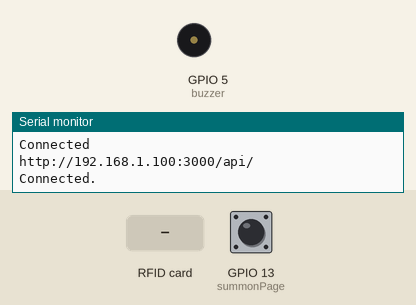
This sketch was run on a simulated ESP32. Shown: buzzer (waves = sounding, pin HIGH), the last lines printed to the serial monitor. Inputs (shaded band) come from the test bench; at power-on: GPIO 13 (summonPage) HIGH. WiFi joins after 1.5 s; servers stay silent unless stated; uploads are accepted with an empty reply; storage starts empty.

Above: at 2.7 s.
2.8 s: GPIO 13 (summonPage) pulled LOW for 1 s
At 2.98 s:
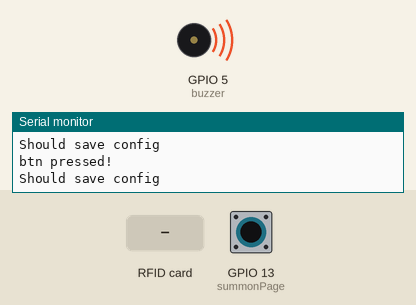
5.8 s: RFID card 5E 7A 19 C4 held to the reader
At 7.1 s:
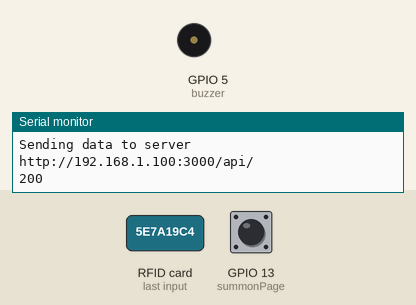
7.4 s: GPIO 13 (summonPage) pulled LOW for 3.2 s
At 7.59 s:
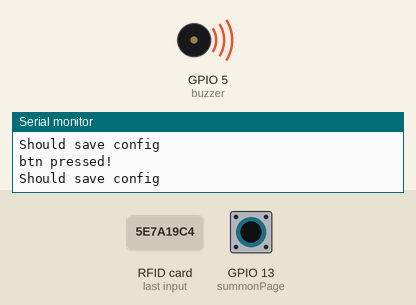
Timing chart, 0 to 12.1 s (numbered marks = the images above; inputs shaded):
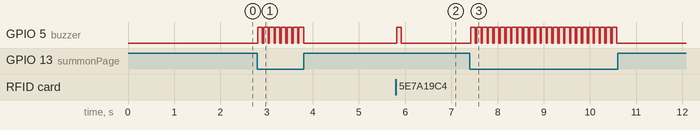

Measured:
- after the input at 2.8 s, GPIO 5 (buzzer): alternates HIGH for 0.10 s and LOW for 0.03 s, 16 changes in all, then stays LOW, starting at once
- after the input at 5.8 s, GPIO 5 (buzzer): LOW → HIGH at once, → LOW 0.10 s later
- after the input at 7.4 s, GPIO 5 (buzzer): alternates HIGH for 0.10 s and LOW for 0.03 s, 50 changes in all, then stays LOW, starting at once

The sketch:

Wifi_change_uid_rfid.ino
```cpp
#include <FS.h>                                     // File System
#include <SPIFFS.h>                                 // File System
char output[40] = "http://192.168.1.100:3000/api/"; // default output url
#include <Arduino.h>
#include <SPI.h>                                                    // SPI library
#include <MFRC522.h>                                                // RFID library
#include <WiFiManager.h>                                            // wifi manager
#include <HTTPClient.h>                                             // http client
#include <ArduinoJson.h>                                            // json
#define SS_PIN 21                                                   // MFRC522 SDA pin
#define RST_PIN 22                                                  // MFRC522 RST pin
int buzzer = 5;                                                     // buzzer pin
int summonPage = 13;                                                // summon page button pin
bool shouldSaveConfig = false;                                      // should save config
WiFiManagerParameter custom_output("output", "output", output, 40); // custom output for url
WiFiManager wifiManager;                                            // wifi manager instance

void saveConfigCallback() // save config callback function
{
  Serial.println("Should save config");
  shouldSaveConfig = true; // set should save config to true
}
// miso at 23
// mosi at 19
// sck at 18
MFRC522 mfrc522(SS_PIN, RST_PIN); // MFRC522 instance
void buzz_error()                 // buzzer error function
{
  digitalWrite(buzzer, HIGH);
  delay(100);
  digitalWrite(buzzer, LOW);
  delay(100);
  digitalWrite(buzzer, HIGH);
  delay(100);
  digitalWrite(buzzer, LOW);
}

void setup()
{

  if (SPIFFS.begin()) // start file system
  {
    Serial.println("mounted file system");
    if (SPIFFS.exists("/config.json")) // check if file exists
    {

      Serial.println("reading config file");              // print message
      File configFile = SPIFFS.open("/config.json", "r"); // open file in read mode
      if (configFile)
      {
        Serial.println("opened config file");
        size_t size = configFile.size();
        // Allocate a buffer to store contents of the file.
        std::unique_ptr<char[]> buf(new char[size]); // allocate memory

        configFile.readBytes(buf.get(), size); // read file into buffer
        StaticJsonDocument<512> jsonBuffer;    // You can adjust the size as needed

        DeserializationError error = deserializeJson(jsonBuffer, buf.get(), size); // Deserialize the JSON from file

        if (error)
        {
          Serial.print(F("deserializeJson() failed: "));
          Serial.println(error.c_str());
        }
        else
        {
          serializeJson(jsonBuffer, Serial);
        }
      }
    }
  }
  else
  {
    Serial.println("failed to mount FS");
  }

  WiFi.mode(WIFI_STA);               // set wifi mode to station
  pinMode(buzzer, OUTPUT);           // buzzer pin as output pin
  pinMode(summonPage, INPUT_PULLUP); // summon page button as input pin
  Serial.begin(115200);              // Initialize serial communications with the PC
  SPI.begin();                       // Init SPI bus
  mfrc522.PCD_Init();                // Init MFRC522 card

  // reset the setting
  // wifiManager.resetSettings();

  bool res;
  res = wifiManager.autoConnect("add credentials"); // make A ssid to get credentials
  if (!res)
  {
    Serial.println(F("Failed to connect"));
  }
  else
  {
    Serial.println("Connected");
    Serial.println(custom_output.getValue()); // print the output url
  }
  wifiManager.setSaveConfigCallback(saveConfigCallback); // set save config callback

  wifiManager.addParameter(&custom_output); //  add paramter

  Serial.println("Connected.");

  strcpy(output, custom_output.getValue());

  // save the custom parameters to FS
  if (shouldSaveConfig)
  {
    Serial.println("saving config");

    DynamicJsonDocument jsonBuffer(512); // You can adjust the size as needed
    JsonObject json = jsonBuffer.to<JsonObject>();

    json["output"] = output;

    File configFile = SPIFFS.open("/config.json", "w");
    if (!configFile)
    {
      Serial.println("failed to open config file for writing");
      return;
    }

    serializeJson(json, Serial);
    serializeJson(json, configFile);
    configFile.close();
  }
}

void loop()
{
  if (digitalRead(summonPage) == LOW)
  {
    Serial.println(F("btn pressed!"));

    wifiManager.setConfigPortalTimeout(60);
    saveConfigCallback();
    digitalWrite(buzzer, HIGH);
    delay(100);
    digitalWrite(buzzer, LOW);
    if (!wifiManager.startConfigPortal("Update Credentials"))
    {
      Serial.println(F("failed to connect and hit timeout"));
      delay(3000);
      buzz_error();
      // reset and try again, or maybe put it to deep sleep
      ESP.restart();
      delay(5000);
    }
  }
  if (!mfrc522.PICC_IsNewCardPresent()) // Look for new cards
  {
    return;
  }
  if (!mfrc522.PICC_ReadCardSerial())
  {
    return;
  }
  digitalWrite(buzzer, HIGH); // buzzer on when card is detected
  String content = "";        // String for storing the UID
  byte letter;                // variable for storing the MFRC522 data
  for (byte i = 0; i < mfrc522.uid.size; i++)
  {
    content.concat(String(mfrc522.uid.uidByte[i] < 0x10 ? " 0" : " ")); // Concatenates the UID (a byte) with a space between
    content.concat(String(mfrc522.uid.uidByte[i], HEX));                // Converts the UID (a byte) to HEX
  }
  content.toUpperCase();     // Changes the letters in the UID to uppercase
  delay(100);                // buzzer off after 100ms
  digitalWrite(buzzer, LOW); // buzzer off
  Serial.println();          // Print UID
  Serial.print("Message: ");
  Serial.println(content);
  Serial.println();
  Serial.println("Sending data to server");
  HTTPClient http;
  http.begin(output);
  Serial.println(output);
  http.addHeader("Content-Type", "application/json");
  int httpResponseCode = http.POST("{\"uid\":\"" + content + "\"}");
  if (httpResponseCode > 0)
  {
    String response = http.getString();
    Serial.println(httpResponseCode);
    Serial.println(response);
    if (response == "invalid")
    {
      buzz_error();
    }
    else if (response == "success")
    {
      digitalWrite(buzzer, HIGH);
      delay(100);
      digitalWrite(buzzer, LOW);
    }
  }
  else
  {
    Serial.print("Error on sending POST: ");
    Serial.println(httpResponseCode);
  }
  http.end();
  delay(1000);
}
```
